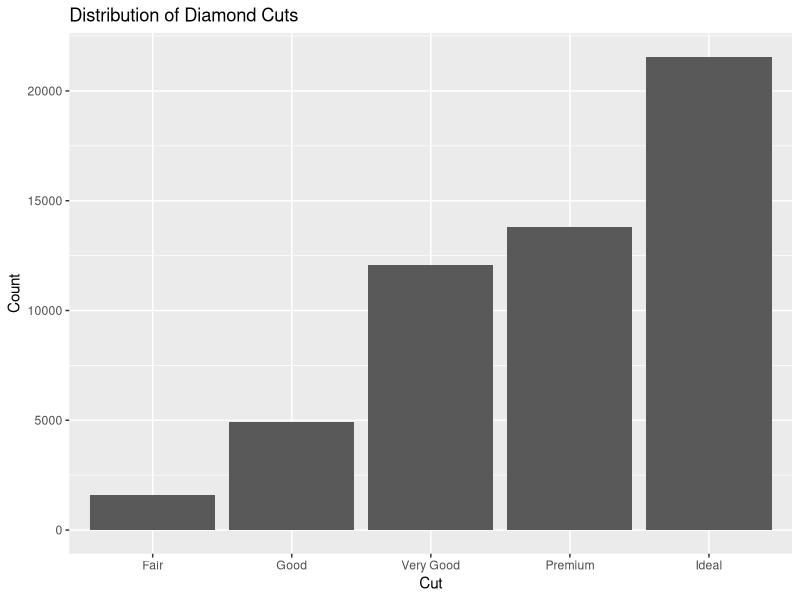
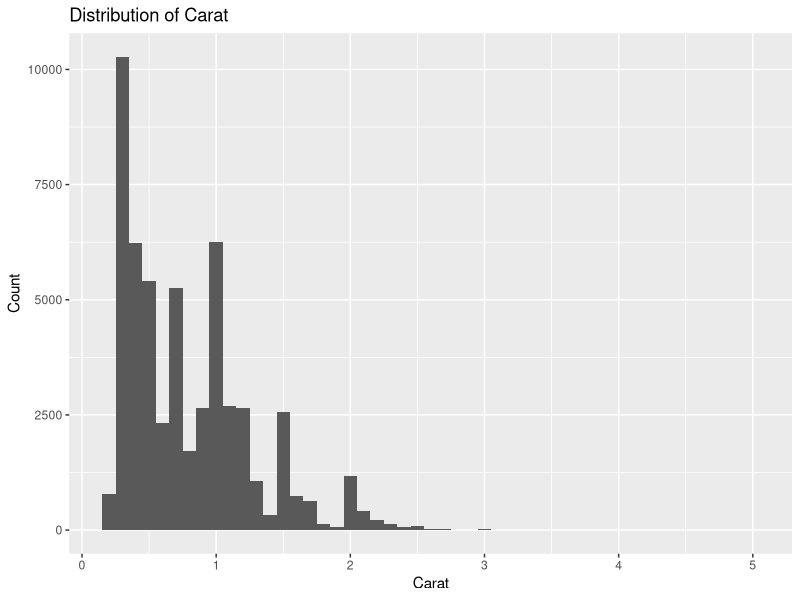
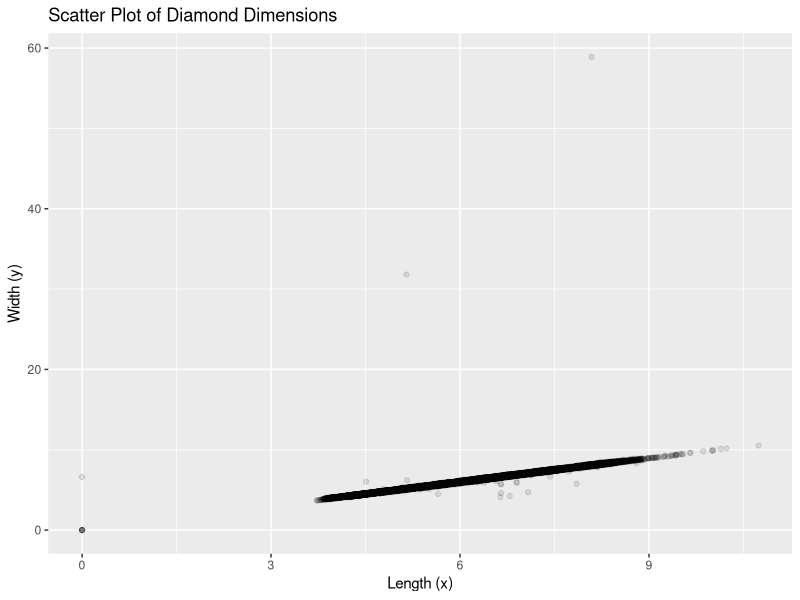
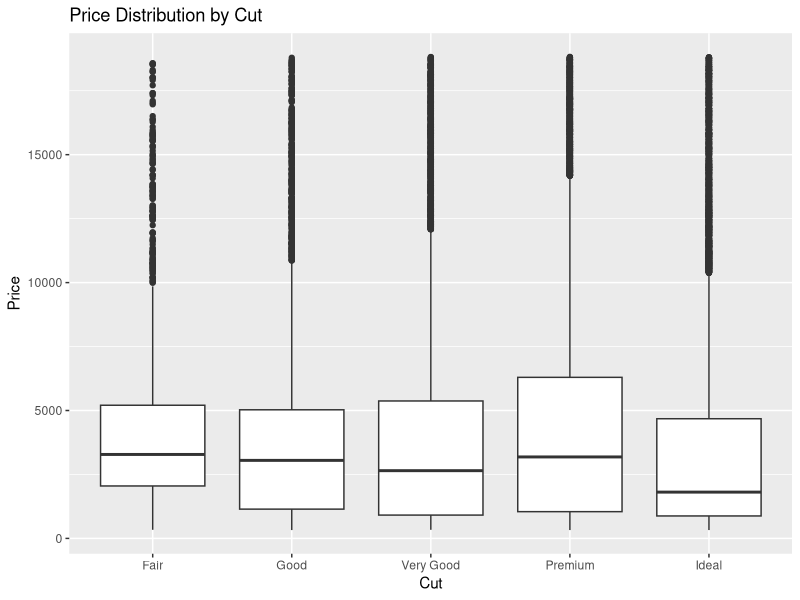
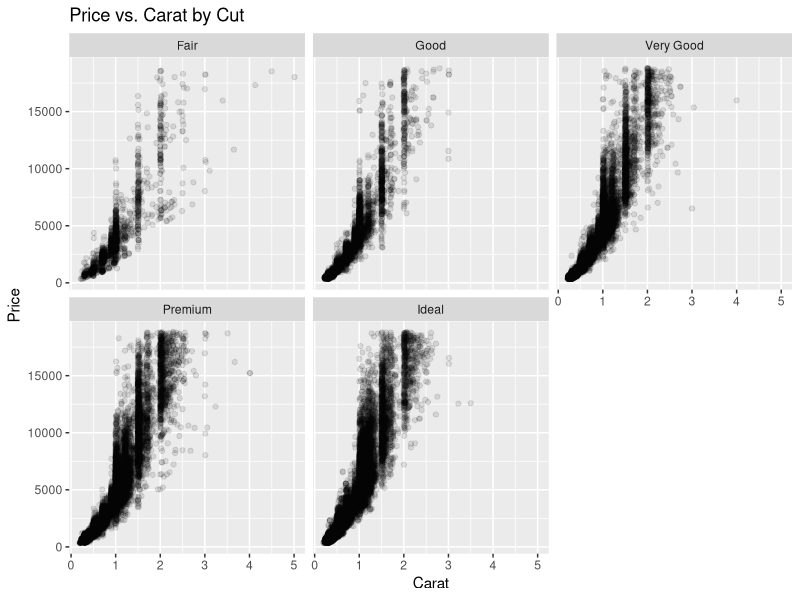

Here is the R script that generated these plots, in order:
## ---- chunk 1
knitr::opts_chunk$set(echo = TRUE)
library(tidyverse)
## ---- chunk 2
data("diamonds")
head(diamonds)
## ---- chunk 3
ggplot(diamonds, aes(x = cut)) +
  geom_bar() +
  labs(title = "Distribution of Diamond Cuts",
       x = "Cut",
       y = "Count")
## ---- chunk 4
ggplot(diamonds, aes(x = carat)) +
  geom_histogram(binwidth = 0.1) +
  labs(title = "Distribution of Carat",
       x = "Carat",
       y = "Count")
## ---- chunk 5
ggplot(diamonds, aes(x = x, y = y)) +
  geom_point(alpha = 0.1) +
  labs(title = "Scatter Plot of Diamond Dimensions",
       x = "Length (x)",
       y = "Width (y)")
## ---- chunk 6
ggplot(diamonds, aes(x = cut, y = price)) +
  geom_boxplot() +
  labs(title = "Price Distribution by Cut",
       x = "Cut",
       y = "Price")
## ---- chunk 7
ggplot(diamonds, aes(x = carat, y = price)) +
  geom_point(alpha = 0.1) +
  facet_wrap(~ cut) +
  labs(title = "Price vs. Carat by Cut",
       x = "Carat",
       y = "Price")
